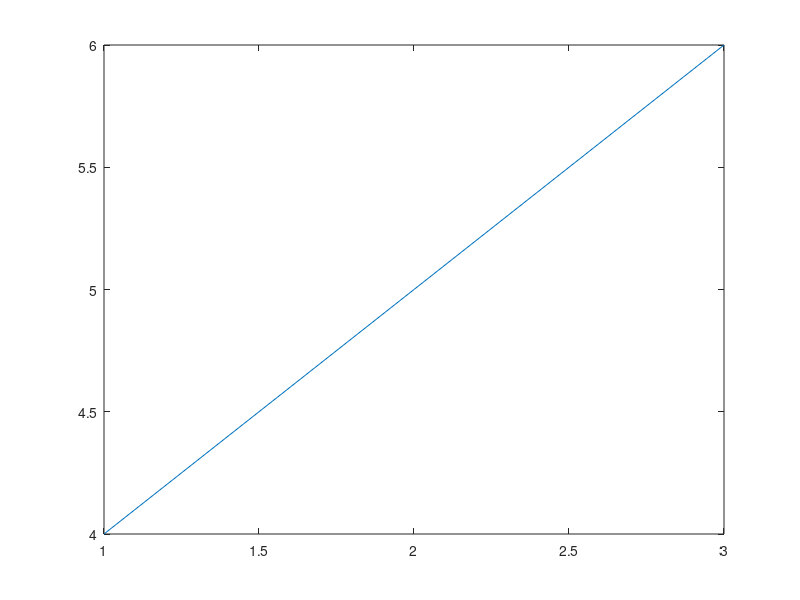

This figure's MATLAB source:
%MATLAB Onramp Practice

x = [1 2 3]; % Enter x = x' to transpose it into column vector

t = [3 2 1]; 

s = [0.756 0.484 0.154]; % Define a vector with decimal portions

rs = round(s); % round the values of s to an integer and store them in rs

y = [4; 5; 6]; % Row vector. You can change the third element of y from 6 to 8 by y(3) = 8

a = [1 3 5; 2 4 6]; 

b = [1 2 3; 4 5 6; 7 8 9]; % 3x3 Matrix

c = 1:10; % Vector with 1 spacing in between (by default)

z = 1:0.5:5; % Vector with 0.5 spacing in between


g = 9.81; 
h = sin(g); % Store the sin of g in a variable named h

% Use 'linspace' command if you want even distribution in a vector
% Command goes 'linspace(first, last, number of elements)

j = linspace(1,10,5); 

n = linspace(1,2*pi,100); 
% Created a vector beginning with 1 and ending at 2pi with 100 elements

% Create a 3x2 matrix with random values

q = rand(3,2); 

% extract number from matrix b. Let p be the 3rd row, 2nd column of matrix b

p = b(3,2); 

i = x + t; % Define vector i as a product of vectors x and t

flight_path = x .* t; 
dimension = size(b); % Get the size of marix b ([3,3] for 3x3) with the 'size()' function

% Create a matrix which values ranges from 1 to 20, has 5 rows and 7 columns

heat_transfer = randi(20,5,7);

% Plot a function with vector x on x-Axis and y on y-Axis

plot(x,y); 

l = pi > 3; % Test if pi is larger than 3 (Output will be '1' for true)




